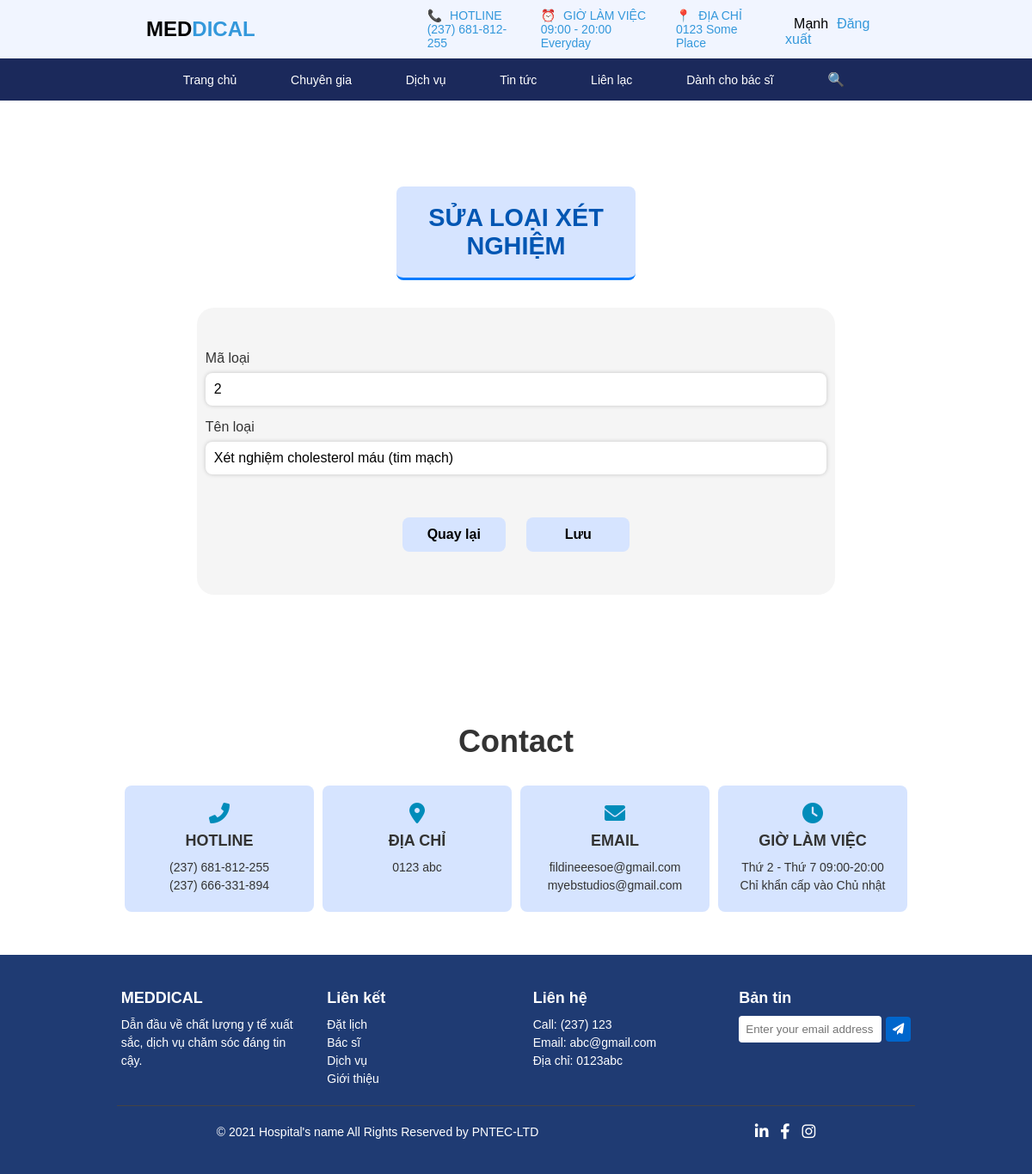
Page /php/HoSoBenhAn/suaLoaiXetNghiem.php?id_sua=2 (signed in) on the committed database.
### tables this page shows
CREATE TABLE `loaixetnghiem` (
  `maLoai` int(11) NOT NULL,
  `tenLoai` varchar(255) NOT NULL
);

### php/myclass/clsbenhvien.php (called while the page is built, shortened)
<?php
    class hospital
    {
        public function connectdb()
        {
            $con=mysqli_connect("localhost","root","","benhvien");
            if(!$con)
            {
                echo 'Không thể kết nối đến database !';
                exit();
            }
            else
            {
                mysqli_set_charset($con,'utf8');
                return $con;
            }
        }
        public function laycot($sql)
        {
            $link=$this->connectdb();
            $ketqua=mysqli_query($link,$sql);
            $giatri='';
                if(mysqli_num_rows($ketqua)>0)
                {
                    while($row=mysqli_fetch_array($ketqua))
                    {
                        $gt=$row[0];
                        $giatri=$gt;
                    }
                }
            return $giatri;
        }
    }
?>

### php/HoSoBenhAn/suaLoaiXetNghiem.php (the view, shortened to what this page needs)
    <?php include '../layout/header.php'; ?>
    <?php
        $p=new quanly();
    ?>
    <link rel="stylesheet" href="../../css/giaodienmc.css">
    <div class="section1">
        <div class="tenChucNang">
            <p class="tenChucNang_cuthe">SỬA LOẠI XÉT NGHIỆM</p>
        </div>
        <div id="application">
            <form class="form-card" method="post">
                <?php
                    $id_sua=$_REQUEST['id_sua'];
                    $maLoai=$p->laycot("select maLoai from loaixetnghiem where maLoai='$id_sua'");
                    $tenLoai=$p->laycot("select tenLoai from loaixetnghiem where maLoai='$id_sua'");
                ?>
                <div class="row justify-content-between text-center">
                    <div class="form-group col-12">
                        <label class="form-control-label col-2 mb-4 text-center">Mã loại</label>
                        <input type="text" id="txtmaloai" class="col-9" name="txtmaloai" value="<?php echo $maLoai?>"readonly>
                    </div>
                    <div class="form-group col-12 text-center">
                        <label class="form-control-label col-2 mb-4 text-center">Tên loại</label>
                        <input type="text" id="txttenloai" class="col-9" name="txttenloai" value="<?php echo $tenLoai?>">
                    </div>
                </div>
                <div class="button">
                        <input type="submit" name="nut" id="backButton" value="Quay lại">
                        <input type="submit" name="nut" id="nut" value="Lưu">
                </div>
            </form>
        </div>
    </div>
<?php include '../layout/footer.php'; ?>

### css/mau.css (style rules this page uses)
* { box-sizing: border-box; margin: 0px auto; font-family: Arial, sans-serif; }

### css/giaodienmc.css (style rules this page uses)
.section1 { max-width: 1200px; margin: 2rem auto; padding: 0 1rem; width: 80%; margin-bottom: 100px; height: auto; }
.tenChucNang { text-align: center; margin-bottom: 2rem; margin-top: 100px; width: 100%; height: auto; font-size: 20px; align-items: center; }
.tenChucNang_cuthe { font-size: 1.8rem; color: #0056b3; font-weight: bold; margin: 0; padding-bottom: 0.5rem; border-bottom: 3px solid #007bff; display: inline-block; width: 30%; background-color: #D6E4FF; text-align: center; padding: 20px; border-radius: 8px; }
.form-group { margin-bottom: 1rem; }
.form-group label { display: block; margin-bottom: 0.5rem; color: #333; }
.form-group input, .form-group select, .form-group textarea { width: 100%; padding: 0.5rem; border: 1px solid #ddd; border-radius: 4px; font-size: 1rem; }
.button input[type="submit"] { width: 120px; height: 40px; background-color: #D6E4FF; border: none; margin: 0px 10px; cursor: pointer; font-size: 16px; font-weight: bold; border-radius: 8px; }
.button { text-align: center; margin-top: 50px; }
input[type="text"], input[type="datetime"], input[type="file"], input[type="time"], input[type="date"], select { border: none; border-radius: 8px; padding: 10px; box-shadow: 0 0 5px rgba(0, 0, 0, 0.2); outline-color: #b0c7f4; }

### php/HoSoBenhAn/suaLoaiXetNghiem.php (style rules this page uses)
#application { width: 80%; height: auto; border-radius: 20px; background-color: #F5F5F5; }
.form-card { padding: 50px 10px; }

### rows in the picture
loaixetnghiem: txtmaloai "2", txttenloai "Xét nghiệm cholesterol máu (tim mạch)"

### other values in the picture
$ten "Mạnh"
